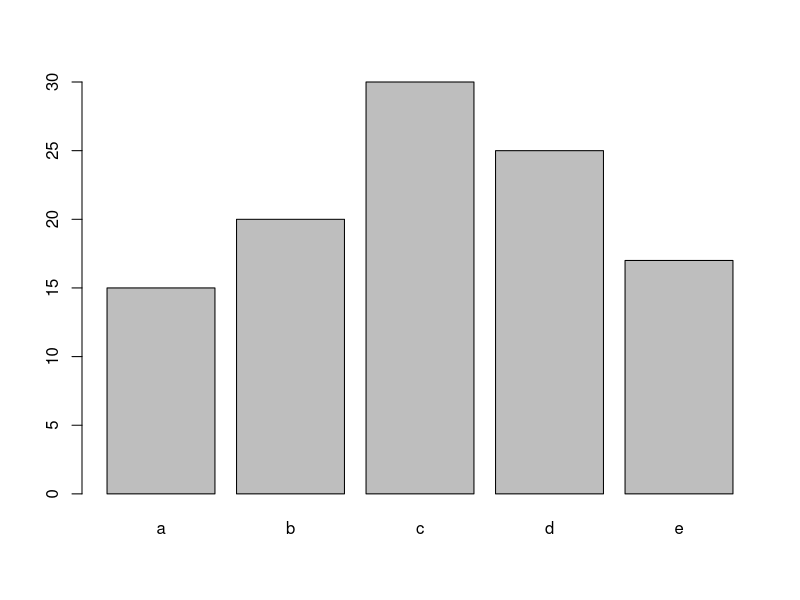
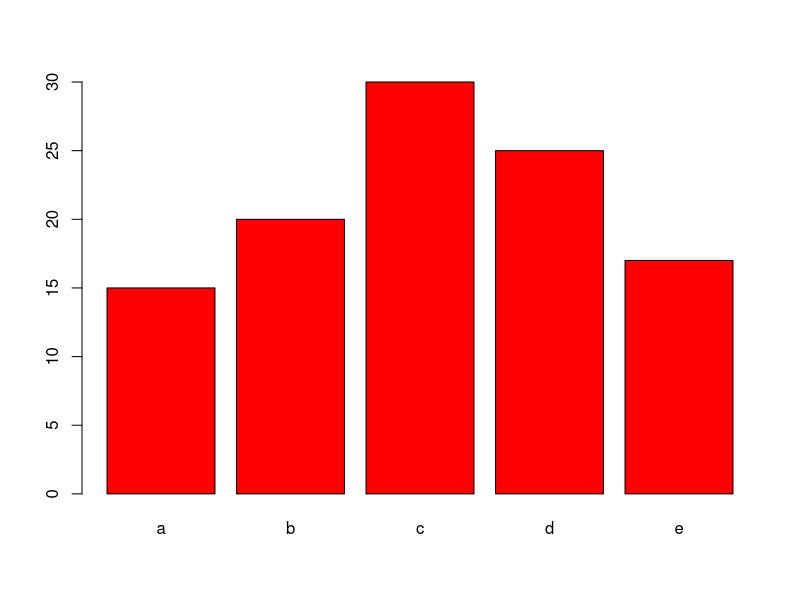
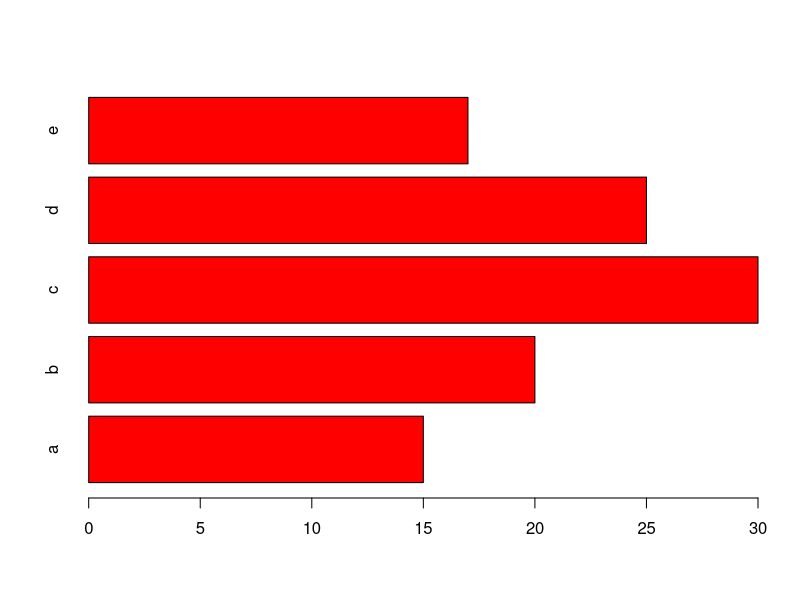
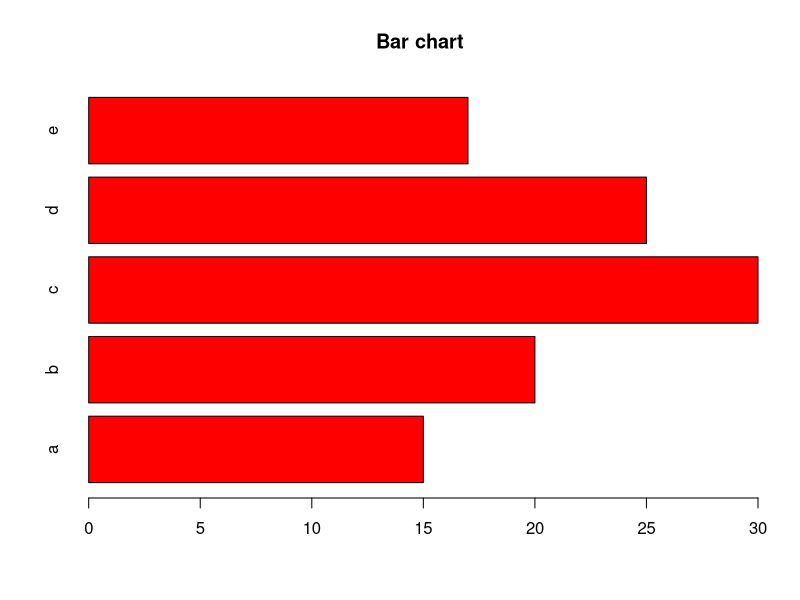

The R source for these figures, in order:
x=c(15,20,30,25,17)
y=c("a","b","c","d","e")
barplot(x,names.arg = y)
barplot(x,names.arg = y,col="red")
barplot(x,names.arg = y,col="red",horiz = TRUE)
barplot(x,names.arg = y,col="red",horiz = TRUE, main = "Bar chart")